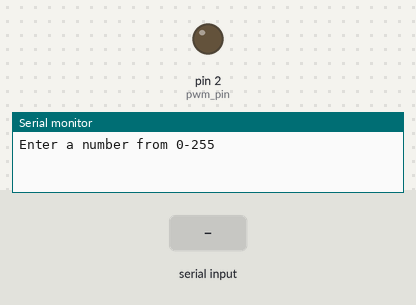
Bench run of a sketch on a simulated Arduino Uno, built with avr-gcc and run on an emulated ATmega328P. Shown: output pins drawn as LEDs (lit = HIGH), the last lines printed to the serial monitor. The test bench sets the inputs (shaded band).

Above: at 1.2 s.
1.3 s: "200\n" received over Serial
At 2.8 s:
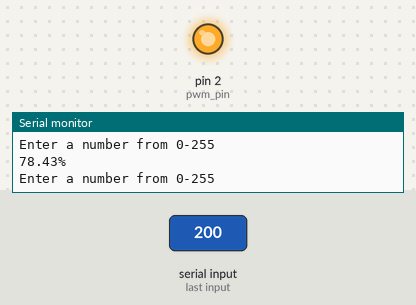
3.8 s: "90,45\n" received over Serial
At 6.0 s:
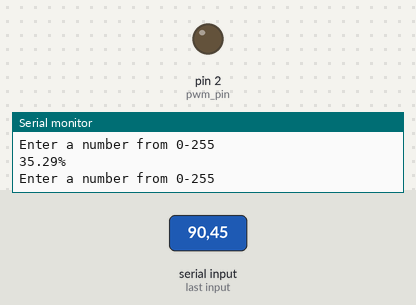
Timing chart, 0 to 7.5 s (numbered marks = the images above; inputs shaded):
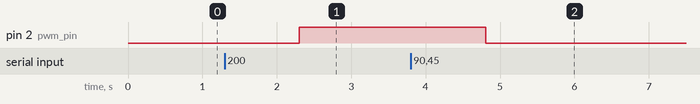

Measured:
- after the input at 1.3 s, pin 2 (pwm_pin): LOW → HIGH after 1.0 s
- after the input at 3.8 s, pin 2 (pwm_pin): HIGH → LOW after 1.0 s

The sketch:

lab9_1.ino
```cpp
/* Team: Sebastian Villa, Logan Morris, Alan Gregory
 * Assignment:
 * Write and test a C program so that you can change the duty cycle on the Arduino
 * Serial Monitor. This program takes a number between 0‒255 where 0 = 0% duty cycle
 * and 255 = 100% duty cycle.

 * A sample program is provided below. Connect the oscilloscope probe to the
 * PWM pin you choose and observe the PWM signal while turning the potentiometer.
 * Repeat with various duty cycles. This program uses the analogWrite() function to
 * set the duty cycle on the output pin.
 */
#define pwm_pin 2
int pot_signal;
int duty_cycle;

void setup() {
 Serial.begin(9600);
 pinMode(A0,INPUT);
}
void loop() {
 Serial.println("Enter a number from 0-255");
 while (Serial.available() == 0) {} // wait for input
 duty_cycle = Serial.readString().toInt();
 analogWrite(pwm_pin, duty_cycle);
 Serial.print((float)duty_cycle/255.0*100.0);
 Serial.println("%");
}
```
